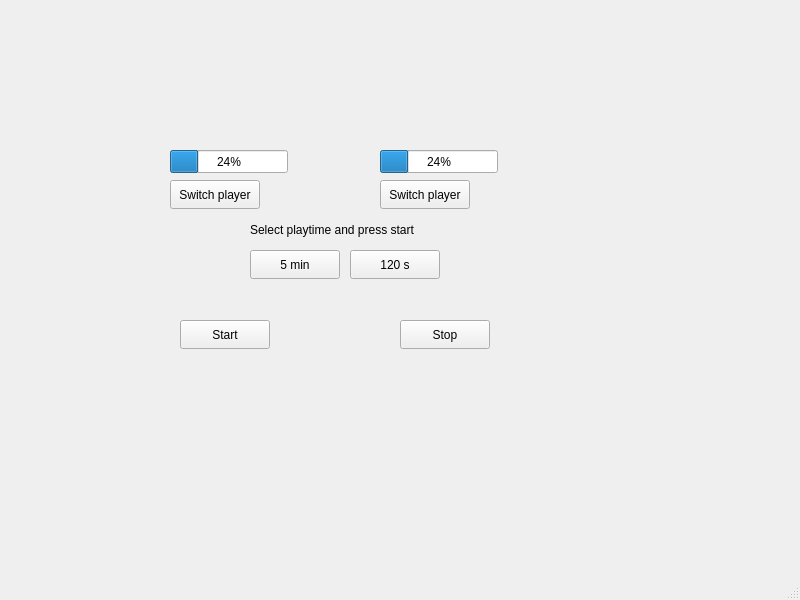
<?xml version="1.0" encoding="UTF-8"?>
<ui version="4.0">
 <class>MainWindow</class>
 <widget class="QMainWindow" name="MainWindow">
  <property name="geometry">
   <rect>
    <x>0</x>
    <y>0</y>
    <width>800</width>
    <height>600</height>
   </rect>
  </property>
  <property name="windowTitle">
   <string>MainWindow</string>
  </property>
  <widget class="QWidget" name="centralwidget">
   <widget class="QProgressBar" name="Aika1">
    <property name="geometry">
     <rect>
      <x>170</x>
      <y>150</y>
      <width>118</width>
      <height>23</height>
     </rect>
    </property>
    <property name="value">
     <number>24</number>
    </property>
   </widget>
   <widget class="QPushButton" name="Long">
    <property name="geometry">
     <rect>
      <x>250</x>
      <y>250</y>
      <width>90</width>
      <height>29</height>
     </rect>
    </property>
    <property name="text">
     <string>5 min</string>
    </property>
   </widget>
   <widget class="QProgressBar" name="Aika2">
    <property name="geometry">
     <rect>
      <x>380</x>
      <y>150</y>
      <width>118</width>
      <height>23</height>
     </rect>
    </property>
    <property name="value">
     <number>24</number>
    </property>
   </widget>
   <widget class="QPushButton" name="short_2">
    <property name="geometry">
     <rect>
      <x>350</x>
      <y>250</y>
      <width>90</width>
      <height>29</height>
     </rect>
    </property>
    <property name="text">
     <string>120 s</string>
    </property>
   </widget>
   <widget class="QPushButton" name="start">
    <property name="geometry">
     <rect>
      <x>180</x>
      <y>320</y>
      <width>90</width>
      <height>29</height>
     </rect>
    </property>
    <property name="text">
     <string>Start</string>
    </property>
   </widget>
   <widget class="QPushButton" name="switch1">
    <property name="geometry">
     <rect>
      <x>170</x>
      <y>180</y>
      <width>90</width>
      <height>29</height>
     </rect>
    </property>
    <property name="text">
     <string>Switch player</string>
    </property>
   </widget>
   <widget class="QPushButton" name="switch2">
    <property name="geometry">
     <rect>
      <x>380</x>
      <y>180</y>
      <width>90</width>
      <height>29</height>
     </rect>
    </property>
    <property name="text">
     <string>Switch player</string>
    </property>
   </widget>
   <widget class="QPushButton" name="stop">
    <property name="geometry">
     <rect>
      <x>400</x>
      <y>320</y>
      <width>90</width>
      <height>29</height>
     </rect>
    </property>
    <property name="text">
     <string>Stop</string>
    </property>
   </widget>
   <widget class="QLabel" name="label">
    <property name="geometry">
     <rect>
      <x>250</x>
      <y>220</y>
      <width>211</width>
      <height>20</height>
     </rect>
    </property>
    <property name="text">
     <string>Select playtime and press start</string>
    </property>
   </widget>
  </widget>
  <widget class="QMenuBar" name="menubar">
   <property name="geometry">
    <rect>
     <x>0</x>
     <y>0</y>
     <width>800</width>
     <height>25</height>
    </rect>
   </property>
  </widget>
  <widget class="QStatusBar" name="statusbar"/>
 </widget>
 <resources/>
 <connections/>
</ui>
